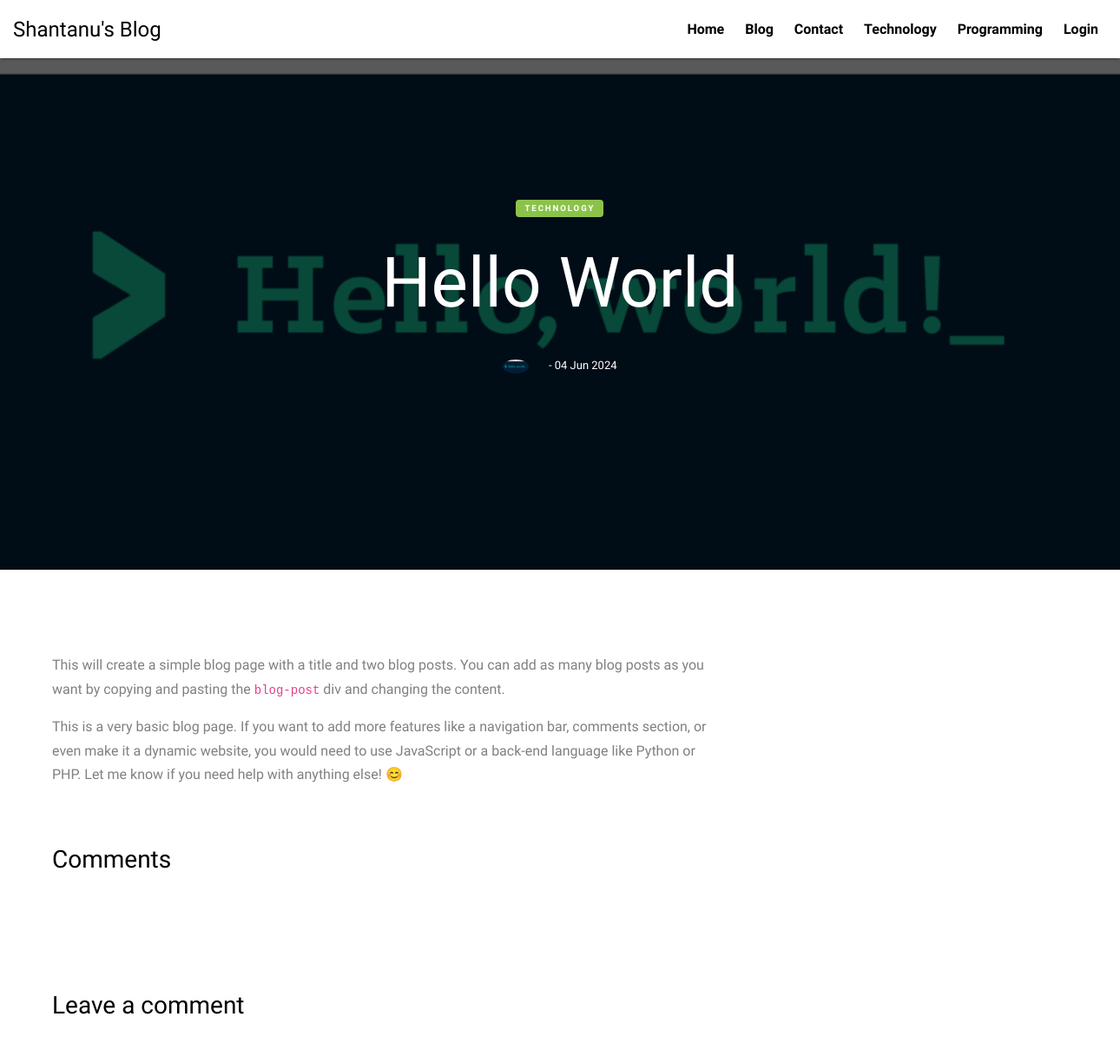
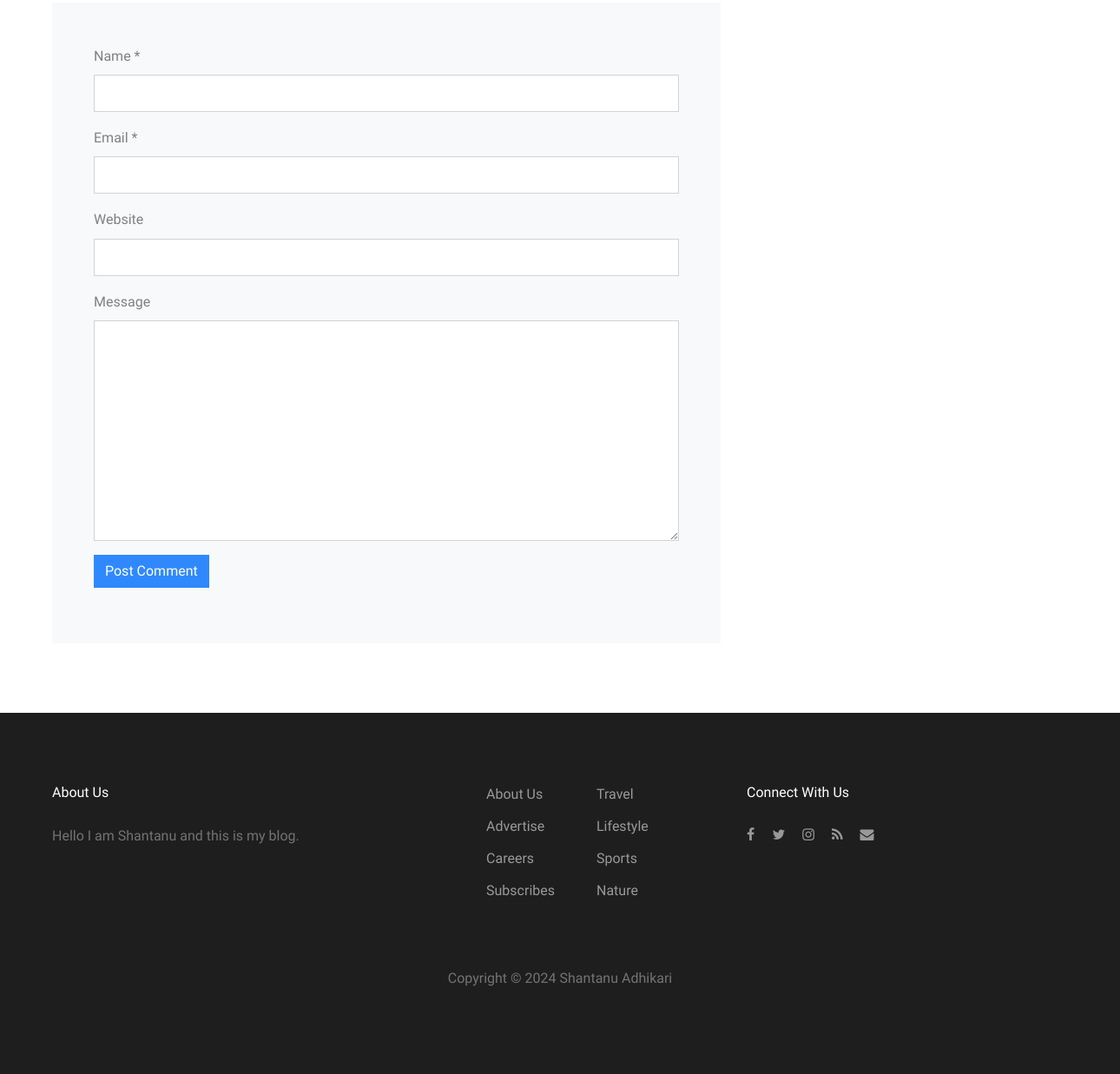
The page /hello-world/ on the database its author committed (2 pictures, top to bottom).
### blog/models.py (models this page shows, shortened)
class Home(models.Model):
	sno = models.AutoField(primary_key=True)
	title = models.CharField(max_length=255,blank=True,null=True)
	about = models.TextField()
	copyright = models.CharField(max_length=255,blank=True,null=True)
	address = models.CharField(max_length=255,blank=True,null=True)
	phone = models.CharField(max_length=255,blank=True,null=True)
	email = models.CharField(max_length=255,blank=True,null=True)

class Category(models.Model):
	sno = models.AutoField(primary_key=True)
	title = models.CharField(max_length=255,blank=True,null=True)

class Post(models.Model):
	sno = models.AutoField(primary_key=True)
	title = models.CharField(max_length=255,blank=True,null=True)
	category = models.ForeignKey(Category,on_delete=models.CASCADE,blank=True,null=True)
	image = models.ImageField(upload_to='images',blank=True,null=True)
	text = RichTextField()
	date = models.DateTimeField(auto_now_add=True)
	slug = AutoSlugField(populate_from='title',null=True)

### blog/views.py (the view, shortened to what this page needs)
# urls.py: path('<str:slug>/',views.single,name="single"),
def single(request,slug):
	home = Home.objects.all()
	cate = Category.objects.all()
	post = Post.objects.filter(slug=slug).first()
	comment = Comment.objects.filter(post=post)
	context = {'home':home,'cate':cate,'post':post,'comment':comment}
	return render(request,'blog/single.html',context)

### templates/blog/single.html (shortened to what this page needs)
{% extends "base.html" %}
{% load static %}
{% block body %}
    <div class="site-cover site-cover-sm same-height overlay single-page" style="background-image: url('{{post.image.url}}');">
      <div class="container">
        <div class="row same-height justify-content-center">
          <div class="col-md-12 col-lg-10">
            <div class="post-entry text-center">
              <span class="post-category text-white bg-success mb-3">{{post.category.title}}</span>
              <h1 class="mb-4"><a href="#">{{post.title | safe}}</a></h1>
              <div class="post-meta align-items-center text-center">
                <figure class="author-figure mb-0 mr-3 d-inline-block"><img src="{{post.image.url}}" alt="Image" class="img-fluid"></figure>
                <span>&nbsp;-&nbsp;{{post.date |date:'d M Y'| safe}}</span>
              </div>
            </div>
          </div>
        </div>
      </div>
    </div>
    <section class="site-section py-lg">
      <div class="container">
        <div class="row blog-entries element-animate">
          <div class="col-md-12 col-lg-8 main-content">
            <div class="post-content-body">
              <p>{{post.text |safe }}</p>
            </div>
            <div class="pt-5">
              <h3 class="mb-5">Comments</h3>
              <div class="comment-form-wrap pt-5">
                <h3 class="mb-5">Leave a comment</h3>
                <form action="/single/" method="post" class="p-5 bg-light">
                  <div class="form-group">
                    <label for="name">Name *</label>
                    <input type="text" name="name" class="form-control" id="name" required="">
                  </div>
                  <div class="form-group">
                    <label for="email">Email *</label>
                    <input type="email" name="email" class="form-control" id="email" required="">
                  </div>
                  <div class="form-group">
                    <label for="website">Website</label>
                    <input type="text" name= "website" class="form-control" id="website" required="">
                  </div>
                  <div class="form-group">
                    <label for="message">Message</label>
                    <textarea name="message" id="message" cols="30" rows="10" class="form-control" required=""></textarea>
                  </div>
                  <div class="form-group">
                    <input type="submit" value="Post Comment" class="btn btn-primary">
                  </div>
                </form>
              </div>
            </div>
          </div>
          <div class="col-md-12 col-lg-4 sidebar">
        </div>
      </div>
    </section>
    {% endblock body %}

### templates/base.html (shortened to what this page needs)
 <!DOCTYPE html>
<html lang="en">
  <head>
    {% load static %}
    <link rel="stylesheet" href="{% static 'fonts/icomoon/style.css' %}">
    <link rel="stylesheet" href="{% static 'css/bootstrap.min.css' %}">
    <link rel="stylesheet" href="{% static 'css/magnific-popup.css' %}">
    <link rel="stylesheet" href="{% static 'css/jquery-ui.css' %}">
    <link rel="stylesheet" href="{% static 'css/owl.carousel.min.css' %}">
    <link rel="stylesheet" href="{% static 'css/owl.theme.default.min.css' %}">
    <link rel="stylesheet" href="{% static 'css/bootstrap-datepicker.css' %}">
    <link rel="stylesheet" href="{% static 'fonts/flaticon/font/flaticon.css' %}">
    <link rel="stylesheet" href="{% static 'css/aos.css' %}">
    <link rel="stylesheet" href="{% static 'css/style.css' %}">
  </head>
  <body>
  <div class="site-wrap">
    <header class="site-navbar" role="banner" style="position: fixed;">
      <div class="container-fluid">
        <div class="row align-items-center" style="box-shadow: 0 4px 2px -2px rgba(0, 0, 0, 0.2);">
          <div class="col-4 site-logo">
            {% for post in home %}
            <a href="/home" class="text-black h2 mb-0">{{post.title}}</a>
            {% endfor %}
          </div>
          <div class="col-8 text-right">
            <nav class="site-navigation" role="navigation">
              <ul class="site-menu js-clone-nav mr-auto d-none d-lg-block mb-0">
                <li><a href="/">Home</a></li>
                <li><a href="/blog">Blog</a></li>
                <li><a href="/contact">Contact</a></li>
                {% for post in cate %}
                <li><a href="/?category={{post.sno | safe}}">{{post.title | safe}}</a></li>
                {% endfor %}
                <li><a href="/admin">Login</a></li>
              </ul>
            </nav>
            <a href="#" class="site-menu-toggle js-menu-toggle text-black d-inline-block d-lg-none"></a></div>
          </div>
      </div>
  </header>
  {% block body %}
  {% endblock body %}
   <div class="site-footer" style="background-color: #1e1e1e;">
      <div class="container">
        <div class="row mb-5">
          <div class="col-md-4">
            <h3 class="footer-heading mb-4">About Us</h3>
            {% for post in home %}
            <p>{{post.about | safe }}</p>
            {% endfor %}
          </div>
          <div class="col-md-3 ml-auto">
            <ul class="list-unstyled float-left mr-5">
              <li><a href="#">About Us</a></li>
              <li><a href="#">Advertise</a></li>
              <li><a href="#">Careers</a></li>
              <li><a href="#">Subscribes</a></li>
            </ul>
            <ul class="list-unstyled float-left">
              <li><a href="#">Travel</a></li>
              <li><a href="#">Lifestyle</a></li>
              <li><a href="#">Sports</a></li>
              <li><a href="#">Nature</a></li>
            </ul>
          </div>
          <div class="col-md-4">
            <div>
              <h3 class="footer-heading mb-4">Connect With Us</h3>
              <p>
                <a href="#"><span class="icon-facebook pt-2 pr-2 pb-2 pl-0"></span></a>
                <a href="#"><span class="icon-twitter p-2"></span></a>
                <a href="#"><span class="icon-instagram p-2"></span></a>
                <a href="#"><span class="icon-rss p-2"></span></a>
                <a href="#"><span class="icon-envelope p-2"></span></a>
              </p>
            </div>
          </div>
        </div>
        <div class="row">
          <div class="col-12 text-center">
              {% for post in home %}
            <p>
              Copyright &copy; <script>document.write(new Date().getFullYear());</script> {{post.copyright}}
              </p>
              {% endfor %}
          </div>
        </div>
      </div>
    </div>
  </div>
  </body>
</html>

### static/css/style.css (style rules this page uses)
body { line-height: 1.7; color: gray; font-weight: 300; font-size: 1rem; background: #fff; font-family: "Muli", -apple-system, BlinkMacSystemFont, "Segoe UI", Roboto, "Helvetica Neue", Arial, sans-serif, "Apple Color Emoji", "Segoe UI Emoji", "Segoe UI Symbol", "Noto Color Emoji"; }
a { -webkit-transition: .3s all ease; -o-transition: .3s all ease; transition: .3s all ease; color: #2f89fc; }
h1, h2, h3, h4, h5, .h1, .h2, .h3, .h4, .h5 { font-family: "Muli", -apple-system, BlinkMacSystemFont, "Segoe UI", Roboto, "Helvetica Neue", Arial, sans-serif, "Apple Color Emoji", "Segoe UI Emoji", "Segoe UI Symbol", "Noto Color Emoji"; line-height: 1.5; color: #000; }
.text-black { color: #000 !important; }
.site-wrap:before { -webkit-transition: .3s all ease-in-out; -o-transition: .3s all ease-in-out; transition: .3s all ease-in-out; background: rgba(0, 0, 0, 0.6); content: ""; position: absolute; z-index: 2000; top: 0; left: 0; right: 0; bottom: 0; opacity: 0; visibility: hidden; }
.btn { border-radius: 0; }
.form-control { height: 43px; border-radius: 0; }
.site-section { padding: 2.5em 0; }
@media (min-width: 768px) { .site-section { padding: 5em 0; } }
.site-footer { padding: 4em 0; background: #333333; }
@media (min-width: 768px) { .site-footer { padding: 5em 0; } }
.site-footer p { color: #737373; }
.site-footer h2, .site-footer h3, .site-footer h4, .site-footer h5 { color: #fff; }
.site-footer a { color: #999999; }
.site-footer ul li { margin-bottom: 10px; }
.site-footer .footer-heading { font-size: 16px; color: #fff; }
.site-navbar { margin-bottom: 0px; z-index: 1999; position: relative; width: 100%; background: #fff; }
.site-navbar .site-logo a { font-size: 1.5rem; }
.site-navbar .site-navigation .site-menu { margin-bottom: 0; }
.site-navbar .site-navigation .site-menu a { text-decoration: none !important; display: inline-block; }
.site-navbar .site-navigation .site-menu > li { display: inline-block; padding: 10px 10px; }
.site-navbar .site-navigation .site-menu > li > a { padding: 10px 0px; font-weight: 700; color: #000; text-decoration: none !important; }
.site-mobile-menu .site-nav-wrap { padding: 0; margin: 0; list-style: none; position: relative; }
.site-mobile-menu .site-nav-wrap a { padding: 10px 20px; display: block; position: relative; color: #212529; }
.site-mobile-menu .site-nav-wrap li { position: relative; display: block; }
.site-mobile-menu .site-nav-wrap > li { display: block; position: relative; float: left; width: 100%; }
.site-mobile-menu .site-nav-wrap > li > a { padding-left: 20px; font-size: 20px; }
.container { max-width: 1200px; }
.site-cover { background-size: cover; background-position: top center; position: relative; }
.site-cover.overlay:before { background: rgba(0, 0, 0, 0.6); position: absolute; content: ""; top: 0; left: 0; right: 0; bottom: 0; }
.site-cover, .site-cover .same-height { padding: 7em 0; }
.site-cover .post-entry .post-meta { color: #fff; font-size: 13px; }
.site-cover .post-entry .post-meta .author-figure img { width: 30px; border-radius: 50%; }
.site-cover.single-page h1 { font-size: 2rem; color: #fff; }
@media (min-width: 992px) { .site-cover.single-page h1 { font-size: 5rem; } }
.site-cover.single-page h1 a { color: #fff; }
.post-meta { font-size: 13px; color: #b3b3b3; }
.post-category { display: inline-block; padding: 2px 10px; border-radius: 4px; letter-spacing: .2em; font-weight: 700; font-size: .6rem; text-transform: uppercase; }
.sidebar { padding-left: 5em; }
.comment-form-wrap { clear: both; }

### rows shown on the page
Home: title "Shantanu's Blog", about "Hello I am Shantanu and this is my blog.", copyright "Shantanu Adhikari"
Category: title "Technology"
Category: title "Programming"
Post: image (picture), category "TECHNOLOGY", title "Hello World", date "04 Jun 2024", text "This will create a simple blog page with a title and two blog posts. You can add as many blog posts as you want by copying and pasting the blog-post div and changing the content. This is a very basic blog page. If you want to add more features like a navigation bar, comments section, or even make it a dynamic website, you would need to use JavaScript or a back-end language like Python or PHP. Let me know if you need help with anything else! 😊"
